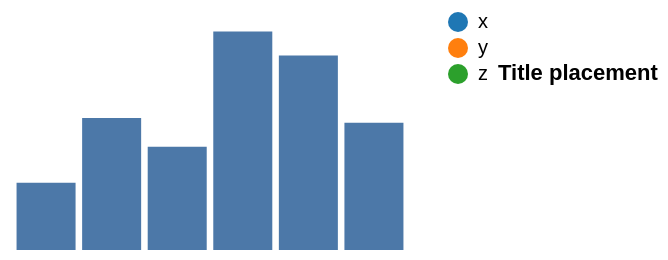

Express this chart as Vega-Lite.
### Vega specification from a JSON file in a GitHub repository (floating-point values rounded to 4 significant figures)
{"width": 200, "height": 120, "padding": 5, "data": [{"name": "t", "values": [{"a": "Alpha", "b": 28, "c": "x", "d": 1}, {"a": "Bravo", "b": 55, "c": "y", "d": 2}, {"a": "Charlie", "b": 43, "c": "x", "d": 3}, {"a": "Delta", "b": 91, "c": "z", "d": 4}, {"a": "Echo", "b": 81, "c": "y", "d": 5}, {"a": "Foxtrot", "b": 53, "c": "z", "d": 6}]}], "scales": [{"name": "x", "type": "band", "domain": {"data": "t", "field": "a"}, "range": "width", "padding": 0.1}, {"name": "y", "type": "linear", "domain": {"data": "t", "field": "b"}, "range": "height", "nice": true}, {"name": "color", "type": "ordinal", "domain": {"data": "t", "field": "c"}, "range": {"scheme": "category10"}}, {"name": "ramp", "type": "linear", "domain": {"data": "t", "field": "d"}, "range": {"scheme": "blues"}}, {"name": "size", "type": "linear", "domain": {"data": "t", "field": "b"}, "range": [10, 200]}, {"name": "shape", "type": "ordinal", "domain": {"data": "t", "field": "c"}, "range": "symbol"}, {"name": "quant", "type": "quantize", "domain": [0, 100], "range": {"scheme": "greens", "count": 4}}], "marks": [{"type": "rect", "from": {"data": "t"}, "encode": {"enter": {"x": {"scale": "x", "field": "a"}, "width": {"scale": "x", "band": 1}, "y": {"scale": "y", "field": "b"}, "y2": {"scale": "y", "value": 0}}}}], "legends": [{"fill": "color", "title": "Title placement", "titleOrient": "right", "titleAnchor": "end", "orient": "right"}]}
